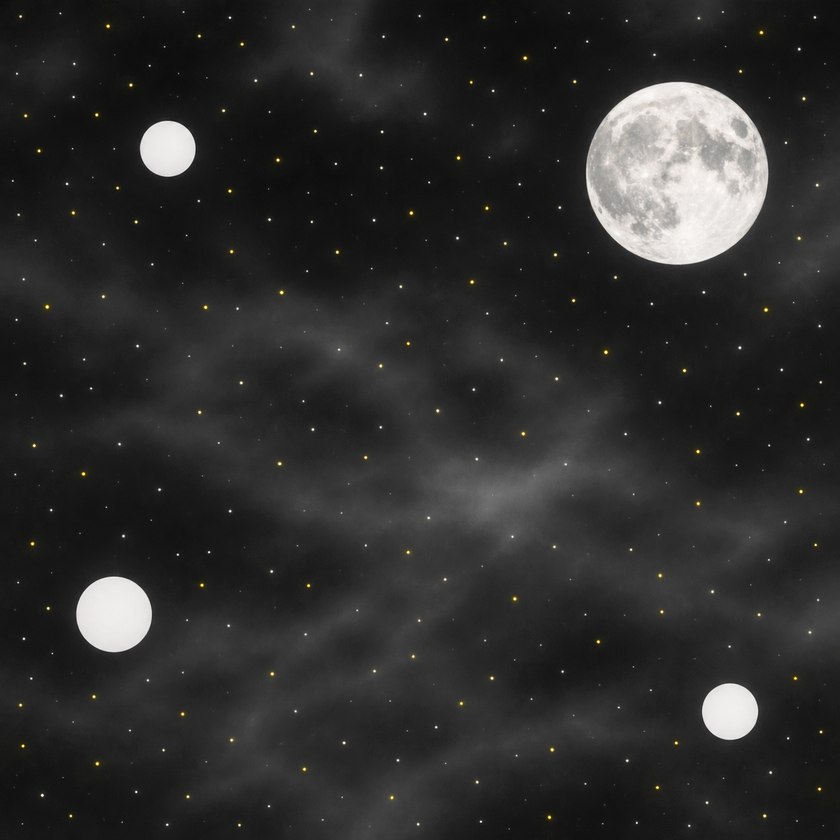
#> input picture lab2/Zadatak3/nebo.png, 840 x 840 px, shrunk from 1254 x 1254 before the run
$ python main.py
#> lines starting #> are read from the running program, lines starting #| are printed output that depends on the picture; after the words box and inside, x2 and y2 are one past the last pixel; in counts of white or black regions, pixels touching at a corner belong together
import cv2
import numpy as np

def morfoloska_rekonstrukcija(marker, maska):
    kernel3 = cv2.getStructuringElement(cv2.MORPH_ELLIPSE, (3, 3))
    pret_marker = np.zeros_like(marker)
    tren_marker = marker.copy()
    while not np.array_equal(tren_marker, pret_marker):
        pret_marker = tren_marker.copy()
        tren_marker = cv2.dilate(tren_marker, kernel3)
        tren_marker = cv2.min(tren_marker, maska)
    return tren_marker


slika = cv2.imread("nebo.png")
#> slika is the input picture: shape (840, 840, 3); mean B, G, R 44.5, 45.2, 45.4

slika_gray = cv2.cvtColor(slika, cv2.COLOR_BGR2GRAY)
slika_gray = cv2.GaussianBlur(slika_gray, (3, 3), 0)

kernel = cv2.getStructuringElement(cv2.MORPH_ELLIPSE, (9, 9))
tophat = cv2.morphologyEx(slika_gray, cv2.MORPH_TOPHAT, kernel)
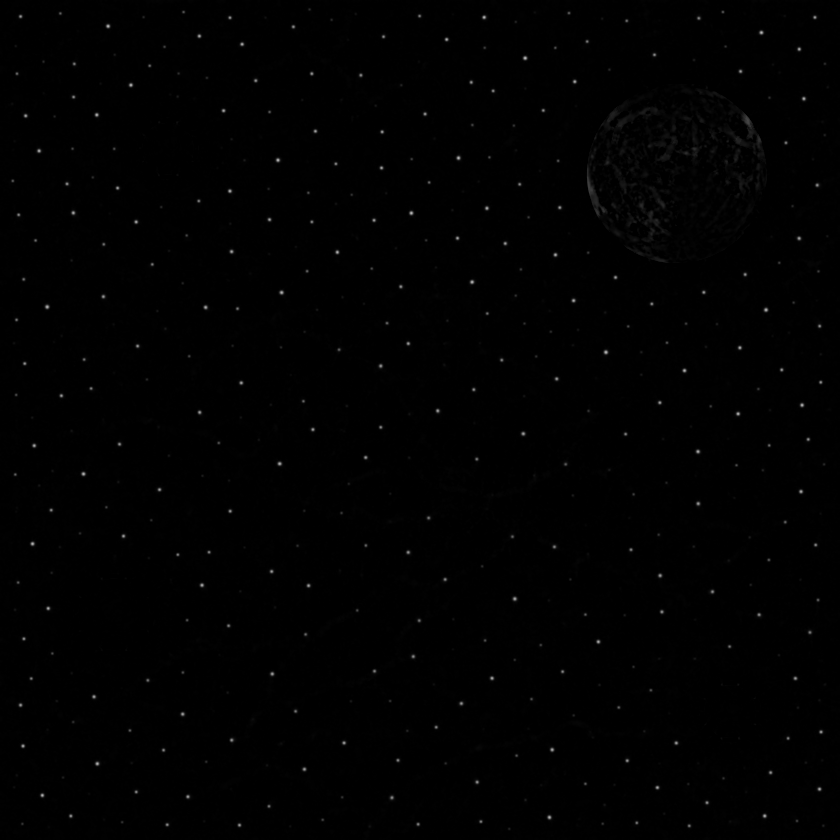
#> tophat: shape (840, 840); min 0, max 182, mean 1
_, sve_zvezde = cv2.threshold(tophat, 0, 255, cv2.THRESH_BINARY + cv2.THRESH_OTSU)
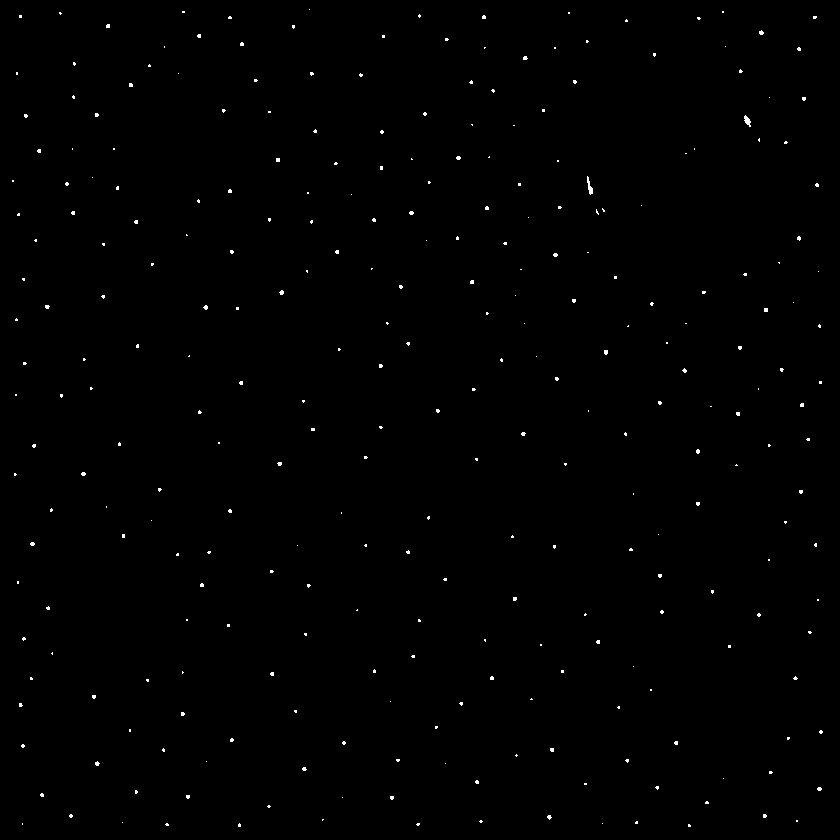
#> sve_zvezde: shape (840, 840); 0.38% white in thin lines or dots

hsv_slika = cv2.cvtColor(slika, cv2.COLOR_BGR2HSV)
#> hsv_slika: shape (840, 840, 3); mean H, S, V 34.9, 7.3, 45.7
_, s, _ = cv2.split(hsv_slika)
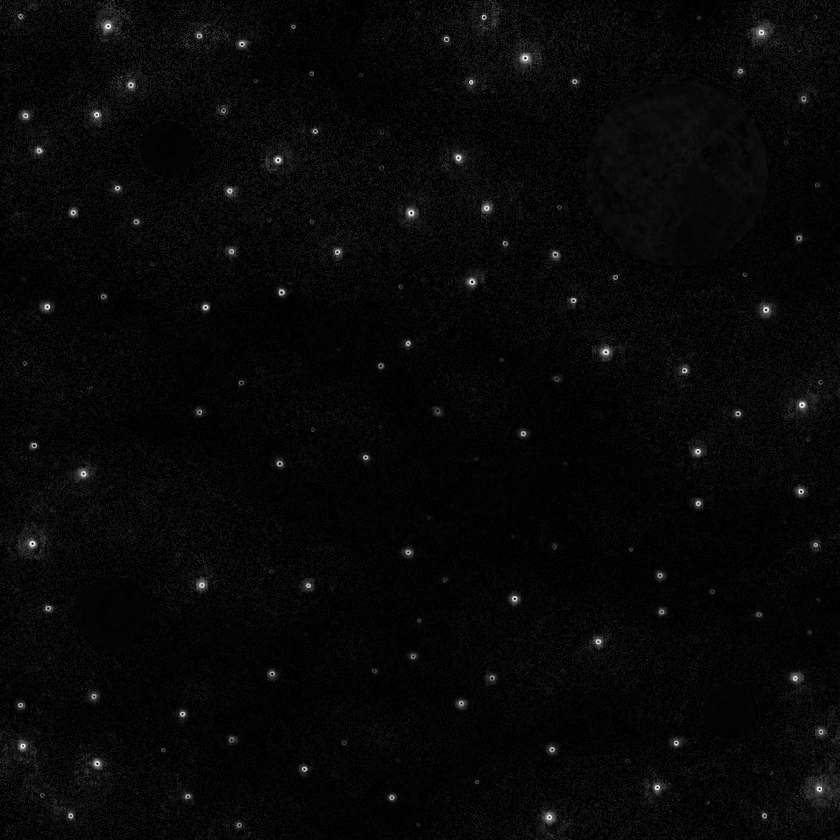
#> s: shape (840, 840); min 0, max 255, mean 7.3

_, high_sat = cv2.threshold(s, 80, 255, cv2.THRESH_BINARY)
#> high_sat: shape (840, 840); 0.43% white; 105 white regions (36 under 20 px), largest, box (x1, y1, x2, y2) and area: (519, 53, 531, 64) 98, (102, 20, 113, 33) 92, (755, 27, 768, 38) 91
zuti_marker = cv2.bitwise_and(high_sat, sve_zvezde)
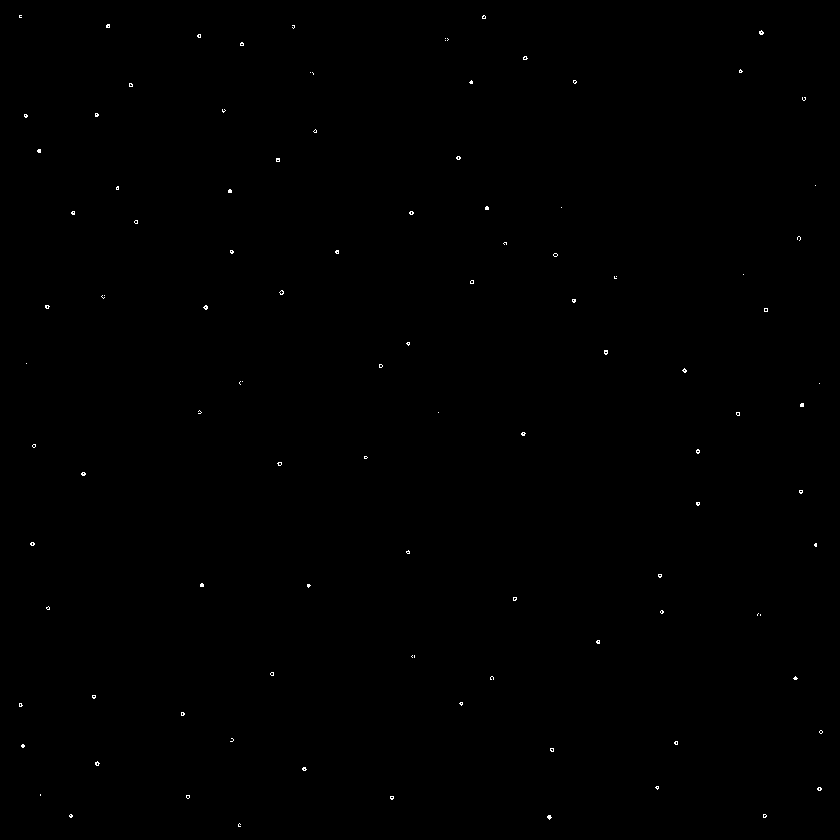
#> zuti_marker: shape (840, 840); 0.14% white in thin lines or dots

zute_zvezde = morfoloska_rekonstrukcija(zuti_marker, sve_zvezde)
#> the loop in morfoloska_rekonstrukcija, `while not np.array_equal(tren_marker, pret_marker):` made 6 passes
#> pass 1, in morfoloska_rekonstrukcija, `tren_marker = cv2.dilate(tren_marker, kernel3)`:
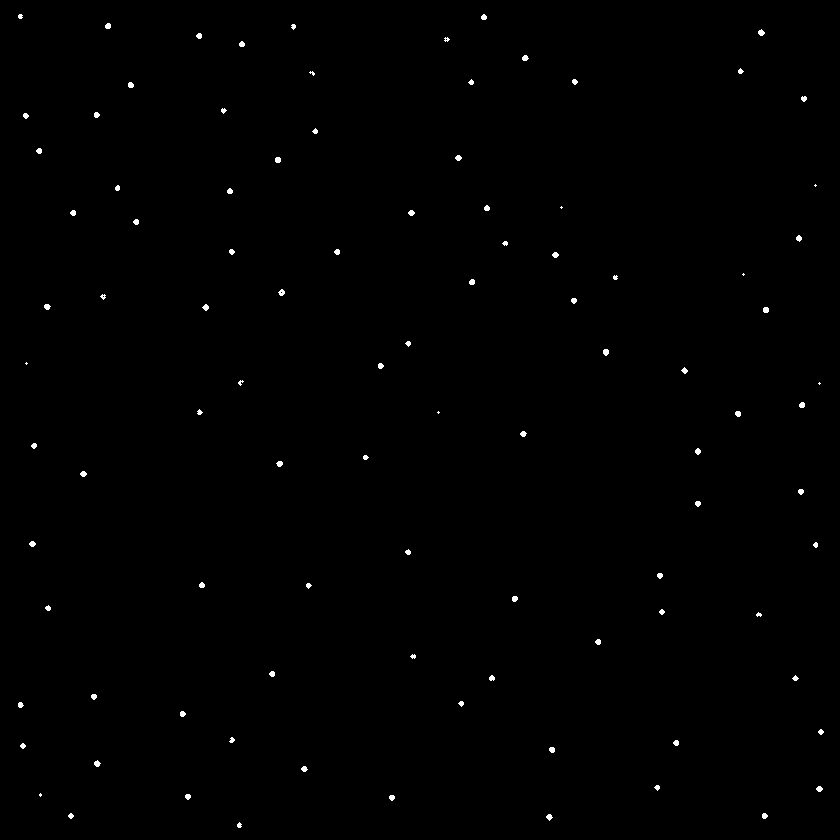
#> tren_marker: shape (840, 840); 0.35% white; 98 white regions (12 under 20 px), largest, box (x1, y1, x2, y2) and area: (603, 349, 609, 356) 34, (758, 29, 765, 36) 33, (275, 157, 281, 163) 32
#> after the loop in morfoloska_rekonstrukcija, `while not np.array_equal(tren_marker, pret_marker):`: tren_marker: shape (840, 840); 0.19% white in thin lines or dots

bele_zvezde = cv2.subtract(sve_zvezde, zute_zvezde)
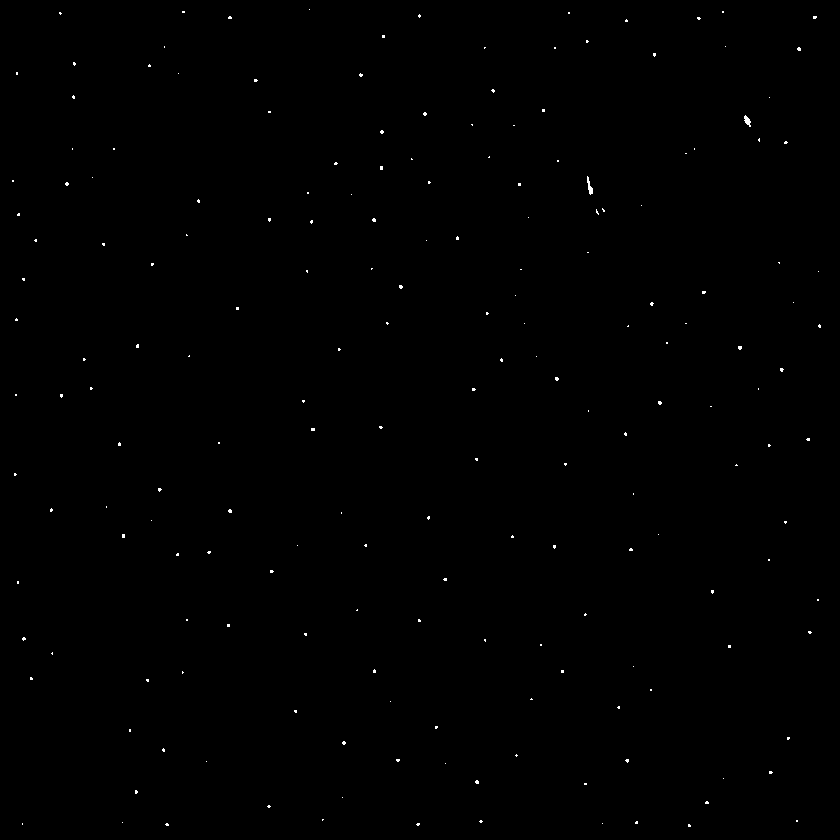
#> bele_zvezde: shape (840, 840); 0.19% white in thin lines or dots

cv2.imwrite("maska_belih_zvezda.png", bele_zvezde)
cv2.imshow("Input", slika)
cv2.imshow("Output", bele_zvezde)
cv2.waitKey(0)
cv2.destroyAllWindows()
